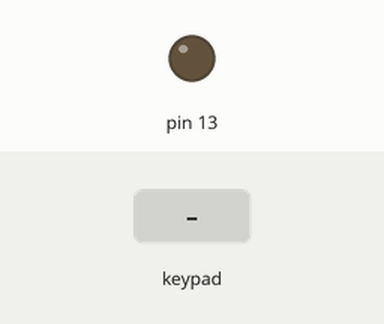
The sketch below on a simulated Arduino Uno, built with avr-gcc and run on an emulated ATmega328P. Parts: output pins drawn as LEDs (lit = HIGH). The test bench sets the inputs (shaded band). What the sketch prints to the serial monitor is not drawn.

Above: at 1.2 s.
1.3 s: keypad keys 6 7 8 9 pressed 0.4 s apart
At 3.3 s:
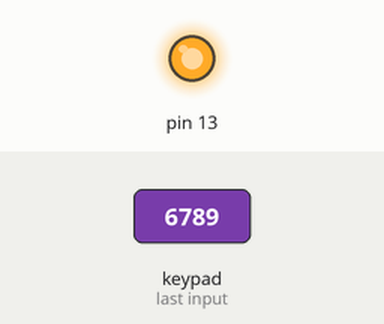
5.9 s: key '8' pressed
At 7.0 s:
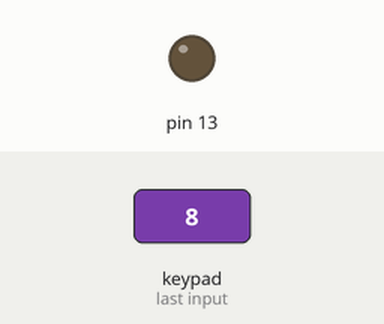
7.4 s: key '1' pressed
At 8.1 s:
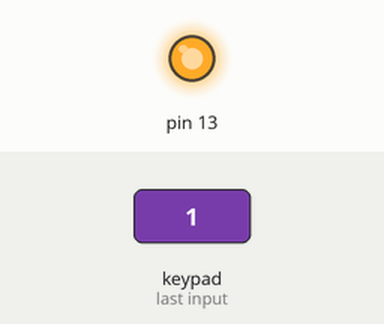
Timing chart, 0 to 10.4 s (numbered marks = the images above; inputs shaded):
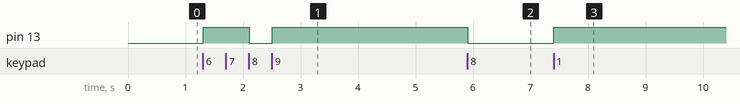

Measured:
- after the input at 1.3 s, pin 13: LOW → HIGH at once, → LOW 0.80 s later, → HIGH 0.40 s later
- after the input at 5.9 s, pin 13: HIGH → LOW at once
- after the input at 7.4 s, pin 13: LOW → HIGH at once

The sketch:

keypad.ino
```cpp
#include <Keypad.h>

 byte rowPins[4] = {2, 3, 4, 5};

 byte colPins[4] = {6, 7, 8, 9};

char keys[4][4]= {
  {'1', '2', '3', 'A'},

  {'4', '5', '6', 'B'},

  {'7', '8', '9', 'C'},

  {'*', '0', '#', 'D'}
  };


Keypad myKeypad= Keypad(makeKeymap(keys), rowPins, colPins, 4, 4);

void setup() {
pinMode(13, OUTPUT);
Serial.begin(9600);

}


void loop() {

char key = myKeypad.getKey();

if (key != NO_KEY)

{

Serial.print(key);
if(key == '8'){
  digitalWrite(13, LOW);
  }
  else{
     digitalWrite(13, HIGH);
    }

}

}
```
